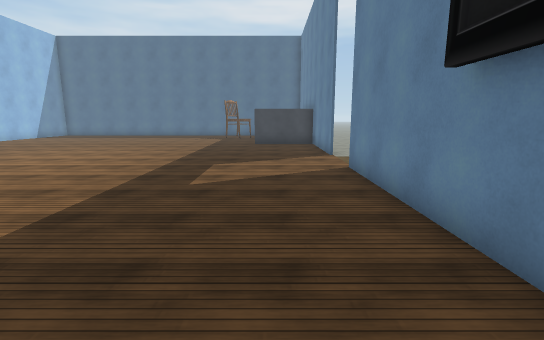
View 1 (above)

17 first-person views from a walk through a 3-D level made in the Unity game engine. The camera is 1.5 m above the floor, tilts 10° down and sees 85° across. The floor is counted in squares, 1 m on a side. Each view is taken from the middle of a square. On the plan, view 1 faces up. The plan holds only what a view shows up to about 15 squares ahead; the rest is blank. The place goes on beyond the plan. The player character is not drawn. Some surface patterns are stand-ins.

View 2
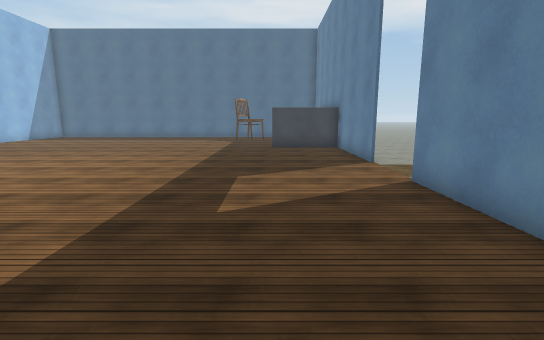

View 3
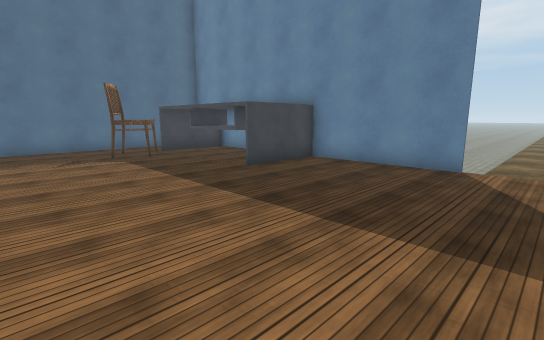

View 4
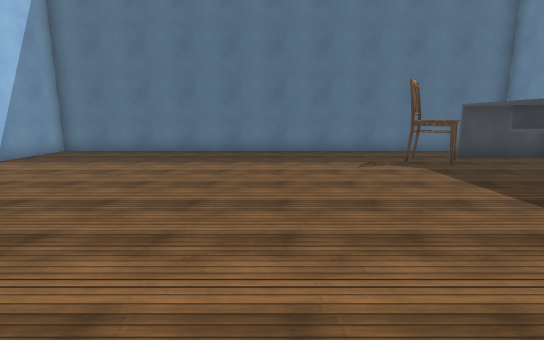

View 5
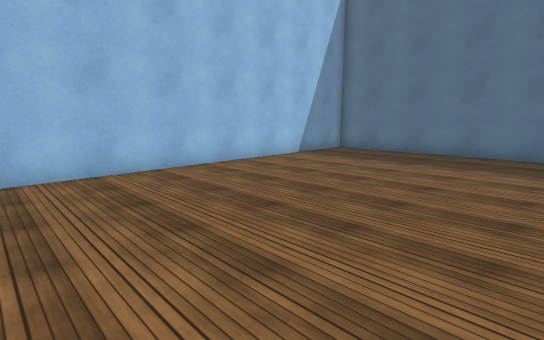

View 6
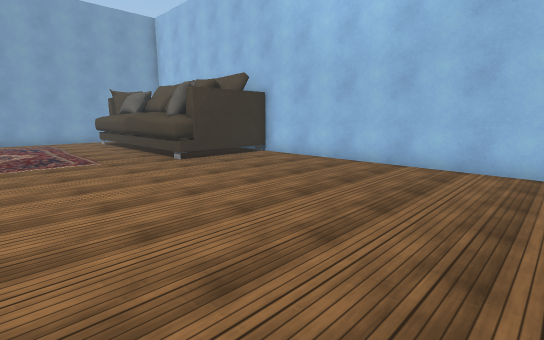

View 7
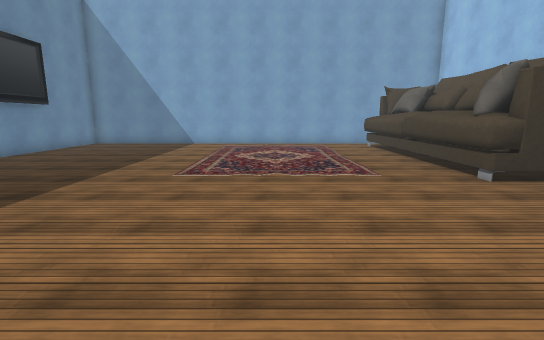

View 8
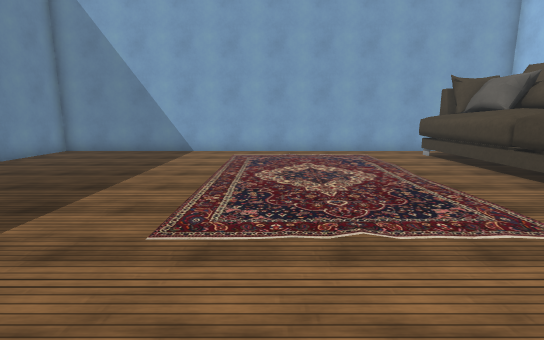

View 9
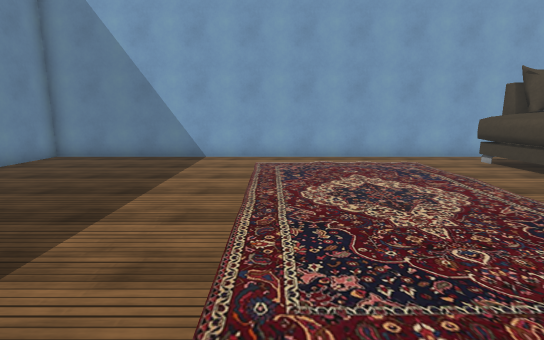

View 10
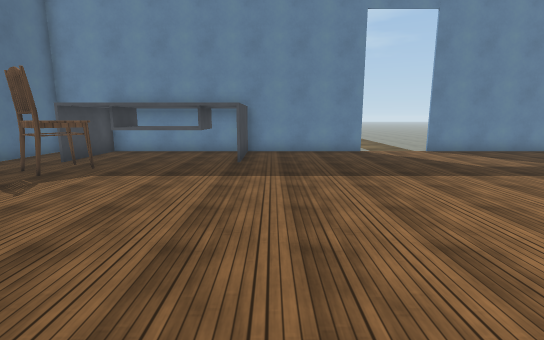

View 11
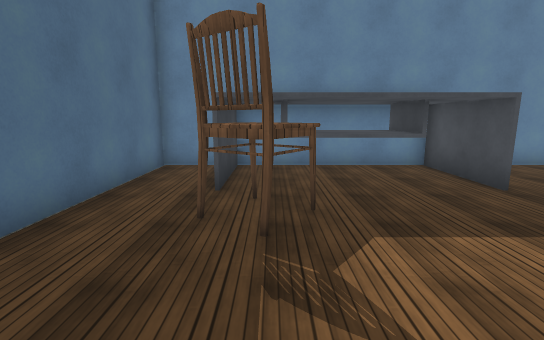

View 12
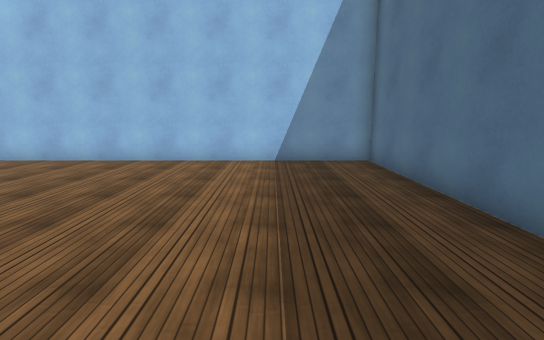

View 13
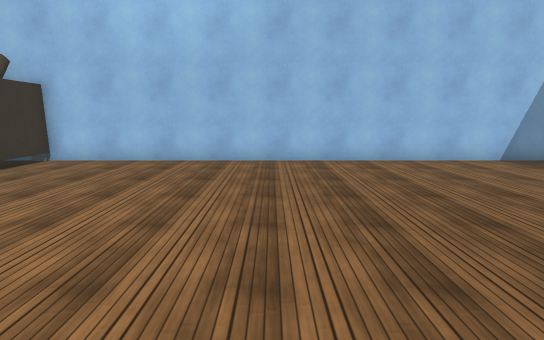

View 14
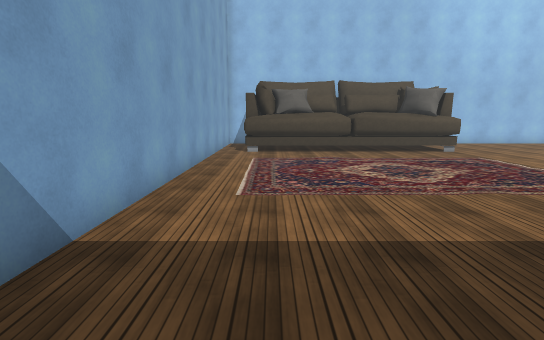

View 15
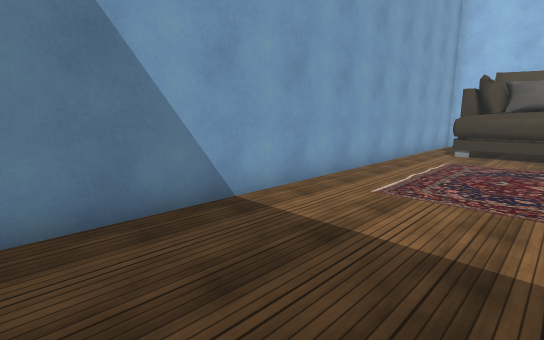

View 16
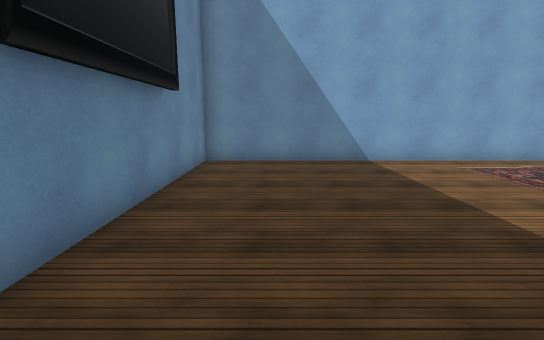

View 17
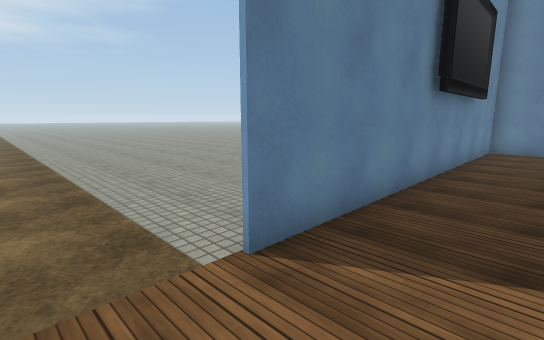

### Floor plan
Points are (right, up) in squares from view 1. A wall is a line through its corners. A room is listed if a view was taken in it or the views show most of it. See-through windows are left out.
Room 1 (views 1, 2, 3, 4, 5, 6, 7, 8, 9, 10, 11, 12, 13, 14, 15, 16, 17)
walls: (-13, 6.2) (-13, -3.1); (-13.8, 6.2) (-13.8, 5); (-13.9, 5.4) (-13.2, 5.2); (2.4, 11.9) (2.4, 18.6); (-13.8, -1) (-13.8, -3.3); (2.4, 21.4) (2.4, 25.4) (-17.4, 25.4) (-17.4, 6.2) (-13.2, 6.2); (-17.1, -4.4) (2.4, -4.4) (2.4, 9)
low walls: (-13.2, 6.2) (-13.2, 5.6); (-13.2, -2.6) (-13.2, -3.1)
ways out: opening at (2.3, 10)
objects: chair (-3, 21) to (-2, 23); other object (-1, 19) to (2, 23)

Positions as (right, up) in squares from view 1, and headings:
1: (0, 0), facing up
2: (-1, 2), facing up
3: (-7, 10), facing up-right
4: (-8, 12), facing up
5: (-9, 12), facing up-left
6: (-8, 16), facing down-left
7: (-8, 13), facing down
8: (-7, 9), facing down
9: (-6, 7), facing down
10: (-11, 16), facing right
11: (-7, 22), facing right
12: (-7, 22), facing left
13: (-7, 14), facing left
14: (0, -2), facing left
15: (0, 0), facing down-left
16: (0, 6), facing down
17: (0, 11), facing down-right
